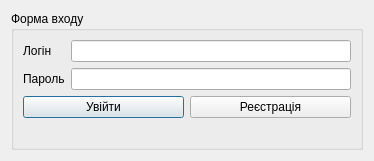
<?xml version="1.0" encoding="UTF-8"?>
<ui version="4.0">
 <class>LoginForm</class>
 <widget class="QDialog" name="LoginForm">
  <property name="geometry">
   <rect>
    <x>0</x>
    <y>0</y>
    <width>374</width>
    <height>147</height>
   </rect>
  </property>
  <property name="windowTitle">
   <string>Dialog</string>
  </property>
  <layout class="QGridLayout" name="gridLayout">
   <item row="0" column="0">
    <widget class="QGroupBox" name="groupBox">
     <property name="title">
      <string>Форма входу</string>
     </property>
     <layout class="QGridLayout" name="gridLayout_2">
      <item row="0" column="0">
       <widget class="QLabel" name="LoginLabel">
        <property name="text">
         <string>Логін</string>
        </property>
       </widget>
      </item>
      <item row="0" column="1">
       <widget class="QLineEdit" name="LoginlineEdit"/>
      </item>
      <item row="1" column="0">
       <widget class="QLabel" name="PasswordLabel">
        <property name="text">
         <string>Пароль</string>
        </property>
       </widget>
      </item>
      <item row="1" column="1">
       <widget class="QLineEdit" name="PasswordlineEdit">
        <property name="echoMode">
         <enum>QLineEdit::Password</enum>
        </property>
       </widget>
      </item>
      <item row="2" column="0" colspan="2">
       <layout class="QHBoxLayout" name="horizontalLayout">
        <item>
         <widget class="QPushButton" name="SingInButton">
          <property name="text">
           <string>Увійти</string>
          </property>
         </widget>
        </item>
        <item>
         <widget class="QPushButton" name="pushButton">
          <property name="text">
           <string>Реєстрація</string>
          </property>
         </widget>
        </item>
       </layout>
      </item>
      <item row="3" column="0" colspan="2">
       <widget class="QLabel" name="StatusLabel">
        <property name="text">
         <string/>
        </property>
       </widget>
      </item>
     </layout>
    </widget>
   </item>
  </layout>
 </widget>
 <resources/>
 <connections/>
</ui>
